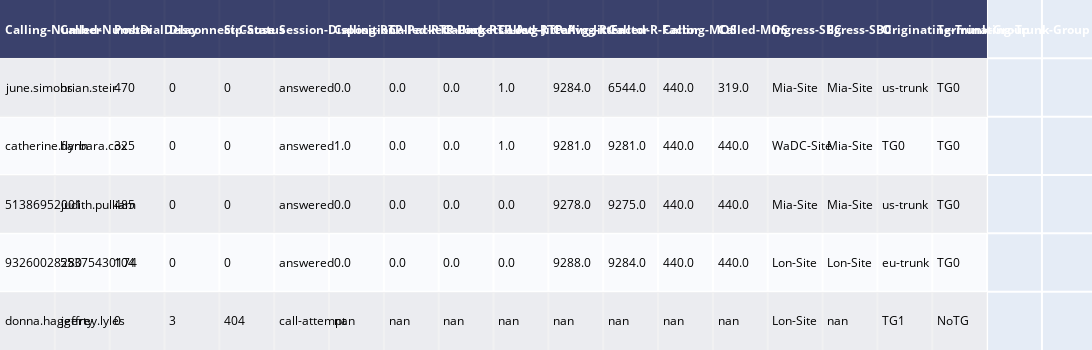

Write notebook code for a chart like this one.
### Markdown cell above
### READ VOIP SAMPLE CDR

### Code cell
cdr_voip=pd.read_csv(r"./datasets/voip_CDR_Sample.csv")


table = ff.create_table(cdr_voip.head(),height_constant=50)
table.layout.width=2900
iplot(table, filename='simple_table')

### Figure 1 — Plotly figure (JSON) as saved in the notebook; plotly's stock layout.template omitted (floating-point values rounded to 4 significant figures)
{"data": [{"colorscale": [[0, "#00083e"], [0.5, "#ededee"], [1, "#ffffff"]], "hoverinfo": "none", "opacity": 0.75, "showscale": false, "type": "heatmap", "z": [[0, 0, 0, 0, 0, 0, 0, 0, 0, 0, 0, 0, 0, 0, 0, 0, 0, 0], [0.5, 0.5, 0.5, 0.5, 0.5, 0.5, 0.5, 0.5, 0.5, 0.5, 0.5, 0.5, 0.5, 0.5, 0.5, 0.5, 0.5, 0.5], [1, 1, 1, 1, 1, 1, 1, 1, 1, 1, 1, 1, 1, 1, 1, 1, 1, 1], [0.5, 0.5, 0.5, 0.5, 0.5, 0.5, 0.5, 0.5, 0.5, 0.5, 0.5, 0.5, 0.5, 0.5, 0.5, 0.5, 0.5, 0.5], [1, 1, 1, 1, 1, 1, 1, 1, 1, 1, 1, 1, 1, 1, 1, 1, 1, 1], [0.5, 0.5, 0.5, 0.5, 0.5, 0.5, 0.5, 0.5, 0.5, 0.5, 0.5, 0.5, 0.5, 0.5, 0.5, 0.5, 0.5, 0.5]]}], "layout": {"annotations": [{"align": "left", "font": {"color": "#ffffff"}, "showarrow": false, "text": "<b>Calling-Number</b>", "x": -0.45, "xanchor": "left", "xref": "x", "y": 0, "yref": "y"}, {"align": "left", "font": {"color": "#ffffff"}, "showarrow": false, "text": "<b>Called-Number</b>", "x": 0.55, "xanchor": "left", "xref": "x", "y": 0, "yref": "y"}, {"align": "left", "font": {"color": "#ffffff"}, "showarrow": false, "text": "<b>PostDialDelay</b>", "x": 1.55, "xanchor": "left", "xref": "x", "y": 0, "yref": "y"}, {"align": "left", "font": {"color": "#ffffff"}, "showarrow": false, "text": "<b>Disconnect-Cause</b>", "x": 2.55, "xanchor": "left", "xref": "x", "y": 0, "yref": "y"}, {"align": "left", "font": {"color": "#ffffff"}, "showarrow": false, "text": "<b>Sip-Status</b>", "x": 3.55, "xanchor": "left", "xref": "x", "y": 0, "yref": "y"}, {"align": "left", "font": {"color": "#ffffff"}, "showarrow": false, "text": "<b>Session-Disposition</b>", "x": 4.55, "xanchor": "left", "xref": "x", "y": 0, "yref": "y"}, {"align": "left", "font": {"color": "#ffffff"}, "showarrow": false, "text": "<b>Calling-RTP-Packets-Lost</b>", "x": 5.55, "xanchor": "left", "xref": "x", "y": 0, "yref": "y"}, {"align": "left", "font": {"color": "#ffffff"}, "showarrow": false, "text": "<b>Called-RTP-Packets-Lost</b>", "x": 6.55, "xanchor": "left", "xref": "x", "y": 0, "yref": "y"}, {"align": "left", "font": {"color": "#ffffff"}, "showarrow": false, "text": "<b>Calling-RTP-Avg-Jitter</b>", "x": 7.55, "xanchor": "left", "xref": "x", "y": 0, "yref": "y"}, {"align": "left", "font": {"color": "#ffffff"}, "showarrow": false, "text": "<b>Called-RTP-Avg-Jitter</b>", "x": 8.55, "xanchor": "left", "xref": "x", "y": 0, "yref": "y"}, {"align": "left", "font": {"color": "#ffffff"}, "showarrow": false, "text": "<b>Calling-R-Factor</b>", "x": 9.55, "xanchor": "left", "xref": "x", "y": 0, "yref": "y"}, {"align": "left", "font": {"color": "#ffffff"}, "showarrow": false, "text": "<b>Called-R-Factor</b>", "x": 10.55, "xanchor": "left", "xref": "x", "y": 0, "yref": "y"}, {"align": "left", "font": {"color": "#ffffff"}, "showarrow": false, "text": "<b>Calling-MOS</b>", "x": 11.55, "xanchor": "left", "xref": "x", "y": 0, "yref": "y"}, {"align": "left", "font": {"color": "#ffffff"}, "showarrow": false, "text": "<b>Called-MOS</b>", "x": 12.55, "xanchor": "left", "xref": "x", "y": 0, "yref": "y"}, {"align": "left", "font": {"color": "#ffffff"}, "showarrow": false, "text": "<b>Ingress-SBC</b>", "x": 13.55, "xanchor": "left", "xref": "x", "y": 0, "yref": "y"}, {"align": "left", "font": {"color": "#ffffff"}, "showarrow": false, "text": "<b>Egress-SBC</b>", "x": 14.55, "xanchor": "left", "xref": "x", "y": 0, "yref": "y"}, {"align": "left", "font": {"color": "#ffffff"}, "showarrow": false, "text": "<b>Originating-Trunk-Group</b>", "x": 15.55, "xanchor": "left", "xref": "x", "y": 0, "yref": "y"}, {"align": "left", "font": {"color": "#ffffff"}, "showarrow": false, "text": "<b>Terminating-Trunk-Group</b>", "x": 16.55, "xanchor": "left", "xref": "x", "y": 0, "yref": "y"}, {"align": "left", "font": {"color": "#000000"}, "showarrow": false, "text": "june.simons", "x": -0.45, "xanchor": "left", "xref": "x", "y": 1, "yref": "y"}, {"align": "left", "font": {"color": "#000000"}, "showarrow": false, "text": "brian.steir", "x": 0.55, "xanchor": "left", "xref": "x", "y": 1, "yref": "y"}, {"align": "left", "font": {"color": "#000000"}, "showarrow": false, "text": "470", "x": 1.55, "xanchor": "left", "xref": "x", "y": 1, "yref": "y"}, {"align": "left", "font": {"color": "#000000"}, "showarrow": false, "text": "0", "x": 2.55, "xanchor": "left", "xref": "x", "y": 1, "yref": "y"}, {"align": "left", "font": {"color": "#000000"}, "showarrow": false, "text": "0", "x": 3.55, "xanchor": "left", "xref": "x", "y": 1, "yref": "y"}, {"align": "left", "font": {"color": "#000000"}, "showarrow": false, "text": "answered", "x": 4.55, "xanchor": "left", "xref": "x", "y": 1, "yref": "y"}, {"align": "left", "font": {"color": "#000000"}, "showarrow": false, "text": "0.0", "x": 5.55, "xanchor": "left", "xref": "x", "y": 1, "yref": "y"}, {"align": "left", "font": {"color": "#000000"}, "showarrow": false, "text": "0.0", "x": 6.55, "xanchor": "left", "xref": "x", "y": 1, "yref": "y"}, {"align": "left", "font": {"color": "#000000"}, "showarrow": false, "text": "0.0", "x": 7.55, "xanchor": "left", "xref": "x", "y": 1, "yref": "y"}, {"align": "left", "font": {"color": "#000000"}, "showarrow": false, "text": "1.0", "x": 8.55, "xanchor": "left", "xref": "x", "y": 1, "yref": "y"}, {"align": "left", "font": {"color": "#000000"}, "showarrow": false, "text": "9284.0", "x": 9.55, "xanchor": "left", "xref": "x", "y": 1, "yref": "y"}, {"align": "left", "font": {"color": "#000000"}, "showarrow": false, "text": "6544.0", "x": 10.55, "xanchor": "left", "xref": "x", "y": 1, "yref": "y"}, {"align": "left", "font": {"color": "#000000"}, "showarrow": false, "text": "440.0", "x": 11.55, "xanchor": "left", "xref": "x", "y": 1, "yref": "y"}, {"align": "left", "font": {"color": "#000000"}, "showarrow": false, "text": "319.0", "x": 12.55, "xanchor": "left", "xref": "x", "y": 1, "yref": "y"}, {"align": "left", "font": {"color": "#000000"}, "showarrow": false, "text": "Mia-Site", "x": 13.55, "xanchor": "left", "xref": "x", "y": 1, "yref": "y"}, {"align": "left", "font": {"color": "#000000"}, "showarrow": false, "text": "Mia-Site", "x": 14.55, "xanchor": "left", "xref": "x", "y": 1, "yref": "y"}, {"align": "left", "font": {"color": "#000000"}, "showarrow": false, "text": "us-trunk", "x": 15.55, "xanchor": "left", "xref": "x", "y": 1, "yref": "y"}, {"align": "left", "font": {"color": "#000000"}, "showarrow": false, "text": "TG0", "x": 16.55, "xanchor": "left", "xref": "x", "y": 1, "yref": "y"}, {"align": "left", "font": {"color": "#000000"}, "showarrow": false, "text": "catherine.flynn", "x": -0.45, "xanchor": "left", "xref": "x", "y": 2, "yref": "y"}, {"align": "left", "font": {"color": "#000000"}, "showarrow": false, "text": "barbara.cox", "x": 0.55, "xanchor": "left", "xref": "x", "y": 2, "yref": "y"}, {"align": "left", "font": {"color": "#000000"}, "showarrow": false, "text": "325", "x": 1.55, "xanchor": "left", "xref": "x", "y": 2, "yref": "y"}, {"align": "left", "font": {"color": "#000000"}, "showarrow": false, "text": "0", "x": 2.55, "xanchor": "left", "xref": "x", "y": 2, "yref": "y"}, {"align": "left", "font": {"color": "#000000"}, "showarrow": false, "text": "0", "x": 3.55, "xanchor": "left", "xref": "x", "y": 2, "yref": "y"}, {"align": "left", "font": {"color": "#000000"}, "showarrow": false, "text": "answered", "x": 4.55, "xanchor": "left", "xref": "x", "y": 2, "yref": "y"}, {"align": "left", "font": {"color": "#000000"}, "showarrow": false, "text": "1.0", "x": 5.55, "xanchor": "left", "xref": "x", "y": 2, "yref": "y"}, {"align": "left", "font": {"color": "#000000"}, "showarrow": false, "text": "0.0", "x": 6.55, "xanchor": "left", "xref": "x", "y": 2, "yref": "y"}, {"align": "left", "font": {"color": "#000000"}, "showarrow": false, "text": "0.0", "x": 7.55, "xanchor": "left", "xref": "x", "y": 2, "yref": "y"}, {"align": "left", "font": {"color": "#000000"}, "showarrow": false, "text": "1.0", "x": 8.55, "xanchor": "left", "xref": "x", "y": 2, "yref": "y"}, {"align": "left", "font": {"color": "#000000"}, "showarrow": false, "text": "9281.0", "x": 9.55, "xanchor": "left", "xref": "x", "y": 2, "yref": "y"}, {"align": "left", "font": {"color": "#000000"}, "showarrow": false, "text": "9281.0", "x": 10.55, "xanchor": "left", "xref": "x", "y": 2, "yref": "y"}, {"align": "left", "font": {"color": "#000000"}, "showarrow": false, "text": "440.0", "x": 11.55, "xanchor": "left", "xref": "x", "y": 2, "yref": "y"}, {"align": "left", "font": {"color": "#000000"}, "showarrow": false, "text": "440.0", "x": 12.55, "xanchor": "left", "xref": "x", "y": 2, "yref": "y"}, {"align": "left", "font": {"color": "#000000"}, "showarrow": false, "text": "WaDC-Site", "x": 13.55, "xanchor": "left", "xref": "x", "y": 2, "yref": "y"}, {"align": "left", "font": {"color": "#000000"}, "showarrow": false, "text": "Mia-Site", "x": 14.55, "xanchor": "left", "xref": "x", "y": 2, "yref": "y"}, {"align": "left", "font": {"color": "#000000"}, "showarrow": false, "text": "TG0", "x": 15.55, "xanchor": "left", "xref": "x", "y": 2, "yref": "y"}, {"align": "left", "font": {"color": "#000000"}, "showarrow": false, "text": "TG0", "x": 16.55, "xanchor": "left", "xref": "x", "y": 2, "yref": "y"}, {"align": "left", "font": {"color": "#000000"}, "showarrow": false, "text": "51386952001", "x": -0.45, "xanchor": "left", "xref": "x", "y": 3, "yref": "y"}, {"align": "left", "font": {"color": "#000000"}, "showarrow": false, "text": "judith.pulliam", "x": 0.55, "xanchor": "left", "xref": "x", "y": 3, "yref": "y"}, {"align": "left", "font": {"color": "#000000"}, "showarrow": false, "text": "485", "x": 1.55, "xanchor": "left", "xref": "x", "y": 3, "yref": "y"}, {"align": "left", "font": {"color": "#000000"}, "showarrow": false, "text": "0", "x": 2.55, "xanchor": "left", "xref": "x", "y": 3, "yref": "y"}, {"align": "left", "font": {"color": "#000000"}, "showarrow": false, "text": "0", "x": 3.55, "xanchor": "left", "xref": "x", "y": 3, "yref": "y"}, {"align": "left", "font": {"color": "#000000"}, "showarrow": false, "text": "answered", "x": 4.55, "xanchor": "left", "xref": "x", "y": 3, "yref": "y"}, {"align": "left", "font": {"color": "#000000"}, "showarrow": false, "text": "0.0", "x": 5.55, "xanchor": "left", "xref": "x", "y": 3, "yref": "y"}, {"align": "left", "font": {"color": "#000000"}, "showarrow": false, "text": "0.0", "x": 6.55, "xanchor": "left", "xref": "x", "y": 3, "yref": "y"}, {"align": "left", "font": {"color": "#000000"}, "showarrow": false, "text": "0.0", "x": 7.55, "xanchor": "left", "xref": "x", "y": 3, "yref": "y"}, {"align": "left", "font": {"color": "#000000"}, "showarrow": false, "text": "0.0", "x": 8.55, "xanchor": "left", "xref": "x", "y": 3, "yref": "y"}, {"align": "left", "font": {"color": "#000000"}, "showarrow": false, "text": "9278.0", "x": 9.55, "xanchor": "left", "xref": "x", "y": 3, "yref": "y"}, {"align": "left", "font": {"color": "#000000"}, "showarrow": false, "text": "9275.0", "x": 10.55, "xanchor": "left", "xref": "x", "y": 3, "yref": "y"}, {"align": "left", "font": {"color": "#000000"}, "showarrow": false, "text": "440.0", "x": 11.55, "xanchor": "left", "xref": "x", "y": 3, "yref": "y"}, {"align": "left", "font": {"color": "#000000"}, "showarrow": false, "text": "440.0", "x": 12.55, "xanchor": "left", "xref": "x", "y": 3, "yref": "y"}, {"align": "left", "font": {"color": "#000000"}, "showarrow": false, "text": "Mia-Site", "x": 13.55, "xanchor": "left", "xref": "x", "y": 3, "yref": "y"}, {"align": "left", "font": {"color": "#000000"}, "showarrow": false, "text": "Mia-Site", "x": 14.55, "xanchor": "left", "xref": "x", "y": 3, "yref": "y"}, {"align": "left", "font": {"color": "#000000"}, "showarrow": false, "text": "us-trunk", "x": 15.55, "xanchor": "left", "xref": "x", "y": 3, "yref": "y"}, {"align": "left", "font": {"color": "#000000"}, "showarrow": false, "text": "TG0", "x": 16.55, "xanchor": "left", "xref": "x", "y": 3, "yref": "y"}, {"align": "left", "font": {"color": "#000000"}, "showarrow": false, "text": "93260028280", "x": -0.45, "xanchor": "left", "xref": "x", "y": 4, "yref": "y"}, {"align": "left", "font": {"color": "#000000"}, "showarrow": false, "text": "55375430174", "x": 0.55, "xanchor": "left", "xref": "x", "y": 4, "yref": "y"}, {"align": "left", "font": {"color": "#000000"}, "showarrow": false, "text": "104", "x": 1.55, "xanchor": "left", "xref": "x", "y": 4, "yref": "y"}, {"align": "left", "font": {"color": "#000000"}, "showarrow": false, "text": "0", "x": 2.55, "xanchor": "left", "xref": "x", "y": 4, "yref": "y"}, {"align": "left", "font": {"color": "#000000"}, "showarrow": false, "text": "0", "x": 3.55, "xanchor": "left", "xref": "x", "y": 4, "yref": "y"}, {"align": "left", "font": {"color": "#000000"}, "showarrow": false, "text": "answered", "x": 4.55, "xanchor": "left", "xref": "x", "y": 4, "yref": "y"}, {"align": "left", "font": {"color": "#000000"}, "showarrow": false, "text": "0.0", "x": 5.55, "xanchor": "left", "xref": "x", "y": 4, "yref": "y"}, {"align": "left", "font": {"color": "#000000"}, "showarrow": false, "text": "0.0", "x": 6.55, "xanchor": "left", "xref": "x", "y": 4, "yref": "y"}, {"align": "left", "font": {"color": "#000000"}, "showarrow": false, "text": "0.0", "x": 7.55, "xanchor": "left", "xref": "x", "y": 4, "yref": "y"}, {"align": "left", "font": {"color": "#000000"}, "showarrow": false, "text": "0.0", "x": 8.55, "xanchor": "left", "xref": "x", "y": 4, "yref": "y"}, {"align": "left", "font": {"color": "#000000"}, "showarrow": false, "text": "9288.0", "x": 9.55, "xanchor": "left", "xref": "x", "y": 4, "yref": "y"}, {"align": "left", "font": {"color": "#000000"}, "showarrow": false, "text": "9284.0", "x": 10.55, "xanchor": "left", "xref": "x", "y": 4, "yref": "y"}, {"align": "left", "font": {"color": "#000000"}, "showarrow": false, "text": "440.0", "x": 11.55, "xanchor": "left", "xref": "x", "y": 4, "yref": "y"}, {"align": "left", "font": {"color": "#000000"}, "showarrow": false, "text": "440.0", "x": 12.55, "xanchor": "left", "xref": "x", "y": 4, "yref": "y"}, {"align": "left", "font": {"color": "#000000"}, "showarrow": false, "text": "Lon-Site", "x": 13.55, "xanchor": "left", "xref": "x", "y": 4, "yref": "y"}, {"align": "left", "font": {"color": "#000000"}, "showarrow": false, "text": "Lon-Site", "x": 14.55, "xanchor": "left", "xref": "x", "y": 4, "yref": "y"}, {"align": "left", "font": {"color": "#000000"}, "showarrow": false, "text": "eu-trunk", "x": 15.55, "xanchor": "left", "xref": "x", "y": 4, "yref": "y"}, {"align": "left", "font": {"color": "#000000"}, "showarrow": false, "text": "TG0", "x": 16.55, "xanchor": "left", "xref": "x", "y": 4, "yref": "y"}, {"align": "left", "font": {"color": "#000000"}, "showarrow": false, "text": "donna.haggerty", "x": -0.45, "xanchor": "left", "xref": "x", "y": 5, "yref": "y"}, {"align": "left", "font": {"color": "#000000"}, "showarrow": false, "text": "jeffrey.lyles", "x": 0.55, "xanchor": "left", "xref": "x", "y": 5, "yref": "y"}, {"align": "left", "font": {"color": "#000000"}, "showarrow": false, "text": "0", "x": 1.55, "xanchor": "left", "xref": "x", "y": 5, "yref": "y"}, {"align": "left", "font": {"color": "#000000"}, "showarrow": false, "text": "3", "x": 2.55, "xanchor": "left", "xref": "x", "y": 5, "yref": "y"}, {"align": "left", "font": {"color": "#000000"}, "showarrow": false, "text": "404", "x": 3.55, "xanchor": "left", "xref": "x", "y": 5, "yref": "y"}, {"align": "left", "font": {"color": "#000000"}, "showarrow": false, "text": "call-attempt", "x": 4.55, "xanchor": "left", "xref": "x", "y": 5, "yref": "y"}, {"align": "left", "font": {"color": "#000000"}, "showarrow": false, "text": "nan", "x": 5.55, "xanchor": "left", "xref": "x", "y": 5, "yref": "y"}, {"align": "left", "font": {"color": "#000000"}, "showarrow": false, "text": "nan", "x": 6.55, "xanchor": "left", "xref": "x", "y": 5, "yref": "y"}, {"align": "left", "font": {"color": "#000000"}, "showarrow": false, "text": "nan", "x": 7.55, "xanchor": "left", "xref": "x", "y": 5, "yref": "y"}, {"align": "left", "font": {"color": "#000000"}, "showarrow": false, "text": "nan", "x": 8.55, "xanchor": "left", "xref": "x", "y": 5, "yref": "y"}, {"align": "left", "font": {"color": "#000000"}, "showarrow": false, "text": "nan", "x": 9.55, "xanchor": "left", "xref": "x", "y": 5, "yref": "y"}, {"align": "left", "font": {"color": "#000000"}, "showarrow": false, "text": "nan", "x": 10.55, "xanchor": "left", "xref": "x", "y": 5, "yref": "y"}, {"align": "left", "font": {"color": "#000000"}, "showarrow": false, "text": "nan", "x": 11.55, "xanchor": "left", "xref": "x", "y": 5, "yref": "y"}, {"align": "left", "font": {"color": "#000000"}, "showarrow": false, "text": "nan", "x": 12.55, "xanchor": "left", "xref": "x", "y": 5, "yref": "y"}, {"align": "left", "font": {"color": "#000000"}, "showarrow": false, "text": "Lon-Site", "x": 13.55, "xanchor": "left", "xref": "x", "y": 5, "yref": "y"}, {"align": "left", "font": {"color": "#000000"}, "showarrow": false, "text": "nan", "x": 14.55, "xanchor": "left", "xref": "x", "y": 5, "yref": "y"}, {"align": "left", "font": {"color": "#000000"}, "showarrow": false, "text": "TG1", "x": 15.55, "xanchor": "left", "xref": "x", "y": 5, "yref": "y"}, {"align": "left", "font": {"color": "#000000"}, "showarrow": false, "text": "NoTG", "x": 16.55, "xanchor": "left", "xref": "x", "y": 5, "yref": "y"}], "height": 350, "margin": {"b": 0, "l": 0, "r": 0, "t": 0}, "width": 2900, "xaxis": {"dtick": 1, "gridwidth": 2, "showticklabels": false, "tick0": -0.5, "ticks": "", "zeroline": false}, "yaxis": {"autorange": "reversed", "dtick": 1, "gridwidth": 2, "showticklabels": false, "tick0": 0.5, "ticks": "", "zeroline": false}}}
